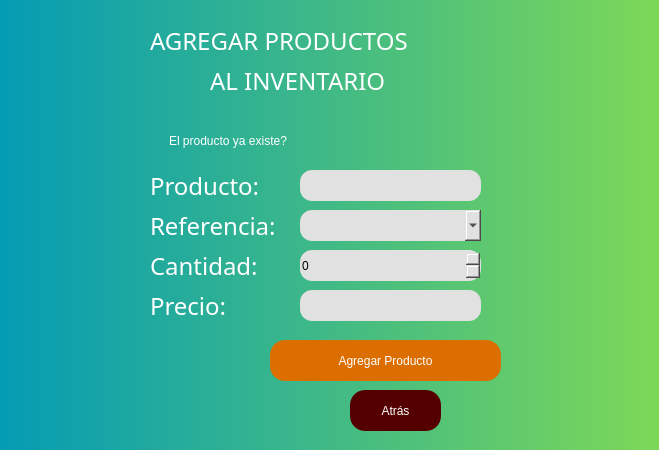
<?xml version="1.0" encoding="UTF-8"?>
<ui version="4.0">
 <class>AddProducts</class>
 <widget class="QMainWindow" name="AddProducts">
  <property name="geometry">
   <rect>
    <x>0</x>
    <y>0</y>
    <width>659</width>
    <height>450</height>
   </rect>
  </property>
  <property name="windowTitle">
   <string>Agregar Productos al Inventario</string>
  </property>
  <property name="windowIcon">
   <iconset>
    <normaloff>ICONOI.jpg</normaloff>ICONOI.jpg</iconset>
  </property>
  <property name="autoFillBackground">
   <bool>false</bool>
  </property>
  <property name="styleSheet">
   <string notr="true">background-color: qlineargradient(spread:pad, x1:0, y1:0, x2:1, y2:0, stop:0 rgba(4,155,180, 255), stop:1 rgba(125,216,87, 255));</string>
  </property>
  <widget class="QWidget" name="centralwidget">
   <widget class="QLabel" name="tittleInv">
    <property name="geometry">
     <rect>
      <x>150</x>
      <y>20</y>
      <width>381</width>
      <height>41</height>
     </rect>
    </property>
    <property name="font">
     <font>
      <family>Arial Black</family>
      <pointsize>18</pointsize>
      <weight>10</weight>
      <italic>false</italic>
      <bold>false</bold>
     </font>
    </property>
    <property name="styleSheet">
     <string notr="true">background-color: rgb(255, 255, 255, 0);
color: rgb(255, 255, 255);
font: 87 18pt &quot;Arial Black&quot;;

</string>
    </property>
    <property name="text">
     <string>AGREGAR PRODUCTOS</string>
    </property>
   </widget>
   <widget class="QLineEdit" name="iProductInv">
    <property name="geometry">
     <rect>
      <x>300</x>
      <y>170</y>
      <width>181</width>
      <height>31</height>
     </rect>
    </property>
    <property name="styleSheet">
     <string notr="true">background-color: rgb(225, 225, 225);
font: 12pt &quot;Arial&quot;;
border-radius: 12px;</string>
    </property>
    <property name="text">
     <string/>
    </property>
   </widget>
   <widget class="QLabel" name="eProductInv">
    <property name="geometry">
     <rect>
      <x>150</x>
      <y>170</y>
      <width>121</width>
      <height>31</height>
     </rect>
    </property>
    <property name="font">
     <font>
      <family>Tw Cen MT Condensed Extra Bold</family>
      <pointsize>18</pointsize>
      <weight>50</weight>
      <italic>false</italic>
      <bold>false</bold>
     </font>
    </property>
    <property name="styleSheet">
     <string notr="true">background-color: rgb(255, 255, 255, 0);
color: rgb(255, 255, 255);

font: 18pt &quot;Tw Cen MT Condensed Extra Bold&quot;;</string>
    </property>
    <property name="text">
     <string>Producto:</string>
    </property>
   </widget>
   <widget class="QLabel" name="eCantInv">
    <property name="geometry">
     <rect>
      <x>150</x>
      <y>250</y>
      <width>121</width>
      <height>31</height>
     </rect>
    </property>
    <property name="font">
     <font>
      <family>Tw Cen MT Condensed Extra Bold</family>
      <pointsize>18</pointsize>
      <weight>50</weight>
      <italic>false</italic>
      <bold>false</bold>
     </font>
    </property>
    <property name="styleSheet">
     <string notr="true">background-color: rgba(255, 255, 255, 0);
color: rgb(255, 255, 255);
font: 63 14pt &quot;Bahnschrift SemiBold&quot;;
font: 18pt &quot;Tw Cen MT Condensed Extra Bold&quot;;</string>
    </property>
    <property name="text">
     <string>Cantidad:</string>
    </property>
   </widget>
   <widget class="QLabel" name="eRefInv">
    <property name="geometry">
     <rect>
      <x>150</x>
      <y>210</y>
      <width>131</width>
      <height>31</height>
     </rect>
    </property>
    <property name="font">
     <font>
      <family>Tw Cen MT Condensed Extra Bold</family>
      <pointsize>18</pointsize>
      <weight>50</weight>
      <italic>false</italic>
      <bold>false</bold>
     </font>
    </property>
    <property name="styleSheet">
     <string notr="true">background-color: rgba(255, 255, 255, 0);
color: rgb(255, 255, 255);
font: 63 14pt &quot;Bahnschrift SemiBold&quot;;
font: 18pt &quot;Tw Cen MT Condensed Extra Bold&quot;;</string>
    </property>
    <property name="text">
     <string>Referencia:</string>
    </property>
   </widget>
   <widget class="QPushButton" name="addProd">
    <property name="geometry">
     <rect>
      <x>270</x>
      <y>340</y>
      <width>231</width>
      <height>41</height>
     </rect>
    </property>
    <property name="cursor">
     <cursorShape>PointingHandCursor</cursorShape>
    </property>
    <property name="styleSheet">
     <string notr="true">background-color: rgb(220, 110, 0);
color: rgb(255, 255, 255);
border-radius:15px;
font: 87 14pt &quot;Arial Black&quot;;</string>
    </property>
    <property name="text">
     <string>Agregar Producto</string>
    </property>
   </widget>
   <widget class="QPushButton" name="btnBackInv">
    <property name="geometry">
     <rect>
      <x>350</x>
      <y>390</y>
      <width>91</width>
      <height>41</height>
     </rect>
    </property>
    <property name="cursor">
     <cursorShape>PointingHandCursor</cursorShape>
    </property>
    <property name="styleSheet">
     <string notr="true">background-color: rgb(85, 0, 0);
color: rgb(255, 255, 255);
border-radius:15px;
font: 87 14pt &quot;Arial Black&quot;;</string>
    </property>
    <property name="text">
     <string>Atrás</string>
    </property>
   </widget>
   <widget class="QSpinBox" name="spinCant">
    <property name="geometry">
     <rect>
      <x>300</x>
      <y>250</y>
      <width>181</width>
      <height>31</height>
     </rect>
    </property>
    <property name="styleSheet">
     <string notr="true">background-color: rgb(225, 225, 225);
font: 12pt &quot;Arial&quot;;
border-radius: 12px;</string>
    </property>
   </widget>
   <widget class="QLabel" name="tittle_2">
    <property name="geometry">
     <rect>
      <x>210</x>
      <y>60</y>
      <width>281</width>
      <height>41</height>
     </rect>
    </property>
    <property name="font">
     <font>
      <family>Arial Black</family>
      <pointsize>18</pointsize>
      <weight>10</weight>
      <italic>false</italic>
      <bold>false</bold>
     </font>
    </property>
    <property name="styleSheet">
     <string notr="true">background-color: rgb(255, 255, 255, 0);
color: rgb(255, 255, 255);
font: 87 18pt &quot;Arial Black&quot;;

</string>
    </property>
    <property name="text">
     <string>AL INVENTARIO</string>
    </property>
   </widget>
   <widget class="QComboBox" name="iRefInv">
    <property name="geometry">
     <rect>
      <x>300</x>
      <y>210</y>
      <width>181</width>
      <height>31</height>
     </rect>
    </property>
    <property name="styleSheet">
     <string notr="true">background-color: rgb(225, 225, 225);
font: 12pt &quot;Arial&quot;;
border-radius: 12px;</string>
    </property>
   </widget>
   <widget class="QCheckBox" name="prodExists">
    <property name="geometry">
     <rect>
      <x>150</x>
      <y>130</y>
      <width>241</width>
      <height>21</height>
     </rect>
    </property>
    <property name="styleSheet">
     <string notr="true">background-color: rgba(255, 255, 255, 0);
color: rgb(255, 255, 255);
font: 14pt &quot;Tw Cen MT Condensed Extra Bold&quot;;</string>
    </property>
    <property name="text">
     <string>El producto ya existe?</string>
    </property>
   </widget>
   <widget class="QLineEdit" name="iUnit">
    <property name="geometry">
     <rect>
      <x>300</x>
      <y>290</y>
      <width>181</width>
      <height>31</height>
     </rect>
    </property>
    <property name="styleSheet">
     <string notr="true">background-color: rgb(225, 225, 225);
font: 12pt &quot;Arial&quot;;
border-radius: 12px;</string>
    </property>
    <property name="text">
     <string/>
    </property>
   </widget>
   <widget class="QLabel" name="eCantInv_2">
    <property name="geometry">
     <rect>
      <x>150</x>
      <y>290</y>
      <width>121</width>
      <height>31</height>
     </rect>
    </property>
    <property name="font">
     <font>
      <family>Tw Cen MT Condensed Extra Bold</family>
      <pointsize>18</pointsize>
      <weight>50</weight>
      <italic>false</italic>
      <bold>false</bold>
     </font>
    </property>
    <property name="styleSheet">
     <string notr="true">background-color: rgba(255, 255, 255, 0);
color: rgb(255, 255, 255);
font: 63 14pt &quot;Bahnschrift SemiBold&quot;;
font: 18pt &quot;Tw Cen MT Condensed Extra Bold&quot;;</string>
    </property>
    <property name="text">
     <string>Precio:</string>
    </property>
   </widget>
  </widget>
 </widget>
 <tabstops>
  <tabstop>iProductInv</tabstop>
  <tabstop>iRefInv</tabstop>
  <tabstop>spinCant</tabstop>
  <tabstop>prodExists</tabstop>
  <tabstop>addProd</tabstop>
  <tabstop>btnBackInv</tabstop>
 </tabstops>
 <resources/>
 <connections/>
</ui>
